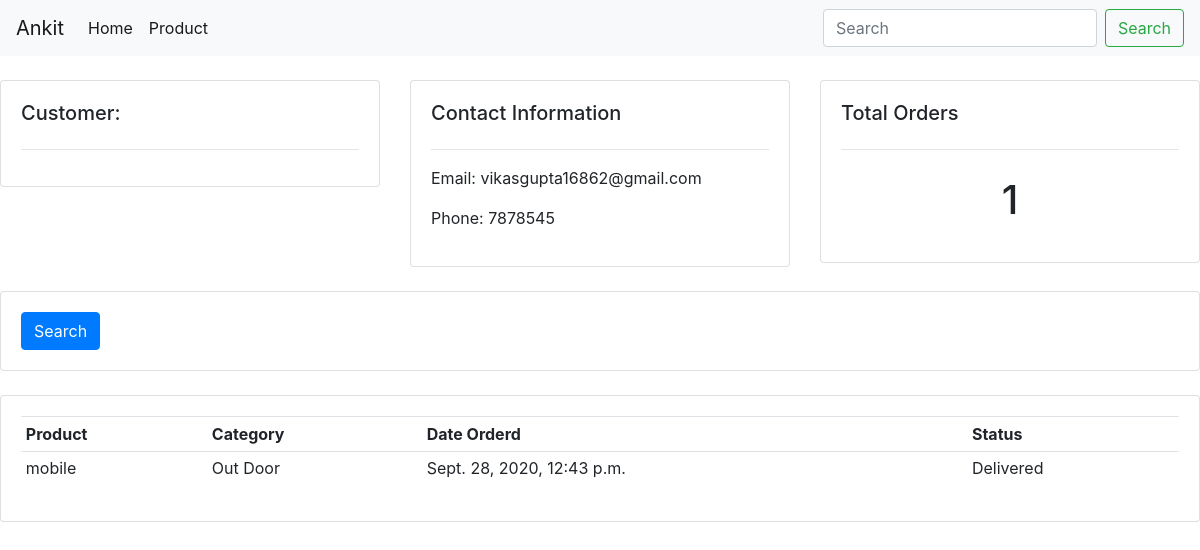
/customer/3/, run on the app's committed database.
### managment/models.py (models this page shows, shortened)
class Customer(models.Model):
    name = models.CharField(max_length=200, null=True)
    phone = models.CharField(max_length=200, null=True)
    email = models.CharField(max_length=200, null=True)
    date_created = models.DateTimeField(auto_now_add=True, null=True)

class Order(models.Model):
	STATUS = (
			('Pending', 'Pending'),
			('Out for delivery', 'Out for delivery'),
			('Delivered', 'Delivered'),
			)
	customer = models.ForeignKey(Customer, null=True, on_delete= models.SET_NULL)
	product = models.ForeignKey(Product, null=True, on_delete= models.SET_NULL)
	date_created = models.DateTimeField(auto_now_add=True, null=True)
	status = models.CharField(max_length=200, null=True, choices=STATUS)

class Product(models.Model):
    CATEGORY = (
        ('Indoor','Indoor'),
        ('Out Door','Out Door'),
    )
    name = models.CharField(max_length=200, null=True)
    price = models.FloatField(null=True)
    category = models.CharField(max_length=200, null=True, choices=CATEGORY)
    description = models.CharField(max_length=200, null=True, blank=True)
    date_created = models.DateTimeField(auto_now_add=True, null=True)
    Tag = models.ManyToManyField(Tag)
    def __str__(self):
        return self.name

### managment/views.py (the view)
# urls.py: path('customer/<str:pk_test>/',views.customer,name = 'customer'),
def customer(request,pk_test):
    customer = Customer.objects.get(id = pk_test)
    orders = customer.order_set.all()
    order = customer.order_set.all()
    order_count = order.count()
    context = {'customer':customer, 'orders':orders, 'order_count':order_count}
    return render(request,'managment/customer.html',context)

### managment/templates/managment/customer.html (shortened to what this page needs)
{%  extends 'managment/main.html' %}
{% block body %}
	<br>
<div class="row">
	<div class="col-md">
		<div class="card card-body">
			<h5>Customer:</h5>
			<hr>
		</div>
	</div>
	<div class="col-md">
		<div class="card card-body">
			<h5>Contact Information</h5>
			<hr>
			<p>Email: {{customer.email}}</p>
			<p>Phone: {{customer.phone}}</p>
		</div>
	</div>
	<div class="col-md">
		<div class="card card-body">
			<h5>Total Orders</h5>
			<hr>
			<h1 style="text-align: center;padding: 10px">{{order_count}}</h1>
		</div>
	</div>
</div>
<br>
<div class="row">
	<div class="col">
		<div class="card card-body">
			<form method="get">
		    <button class="btn btn-primary" type="submit">Search</button>
		  </form>
		</div>
	</div>
</div>
<br>
<div class="row">
	<div class="col-md">
		<div class="card card-body">
			<table class="table table-sm">
				<tr>
					<th>Product</th>
					<th>Category</th>
					<th>Date Orderd</th>
					<th>Status</th>
				</tr>
				{% for order in orders %}
				<tr>
					<td>{{order.product}}</td>
					<td>{{order.product.category}}</td>
					<td>{{order.date_created}}</td>
					<td>{{order.status}}</td>
					{% endfor %}
				</tr>
			</table>
		</div>
	</div>
</div>
{% endblock %}

### data on the page
Customer: email "vikasgupta16862@gmail.com", phone "7878545"
Order: product "mobile", product.category "Out Door", date_created "Sept. 28, 2020, 12:43 p.m.", status "Delivered"

### other printed values
{{ order_count }} "1"
